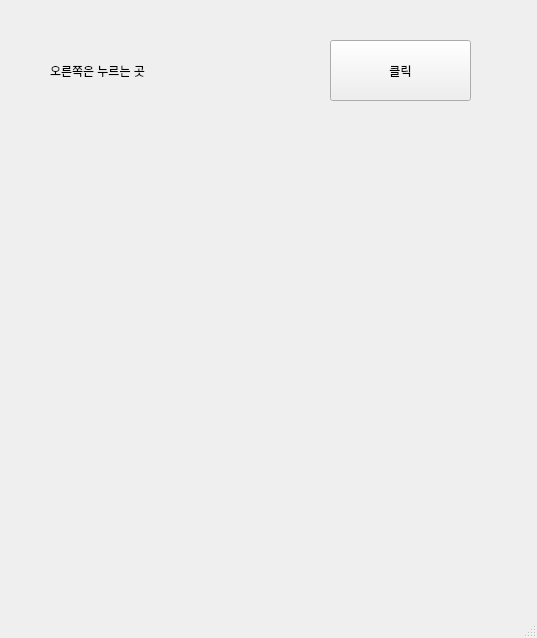
<?xml version="1.0" encoding="UTF-8"?>
<ui version="4.0">
 <class>MainWindow</class>
 <widget class="QMainWindow" name="MainWindow">
  <property name="geometry">
   <rect>
    <x>0</x>
    <y>0</y>
    <width>537</width>
    <height>638</height>
   </rect>
  </property>
  <property name="windowTitle">
   <string>MainWindow</string>
  </property>
  <widget class="QWidget" name="centralwidget">
   <widget class="QPushButton" name="pushButton">
    <property name="geometry">
     <rect>
      <x>330</x>
      <y>40</y>
      <width>141</width>
      <height>61</height>
     </rect>
    </property>
    <property name="text">
     <string>클릭</string>
    </property>
   </widget>
   <widget class="QLabel" name="label">
    <property name="geometry">
     <rect>
      <x>50</x>
      <y>40</y>
      <width>171</width>
      <height>61</height>
     </rect>
    </property>
    <property name="text">
     <string>오른쪽은 누르는 곳</string>
    </property>
   </widget>
  </widget>
  <widget class="QMenuBar" name="menubar">
   <property name="geometry">
    <rect>
     <x>0</x>
     <y>0</y>
     <width>537</width>
     <height>26</height>
    </rect>
   </property>
  </widget>
  <widget class="QStatusBar" name="statusbar"/>
 </widget>
 <resources/>
 <connections/>
</ui>
